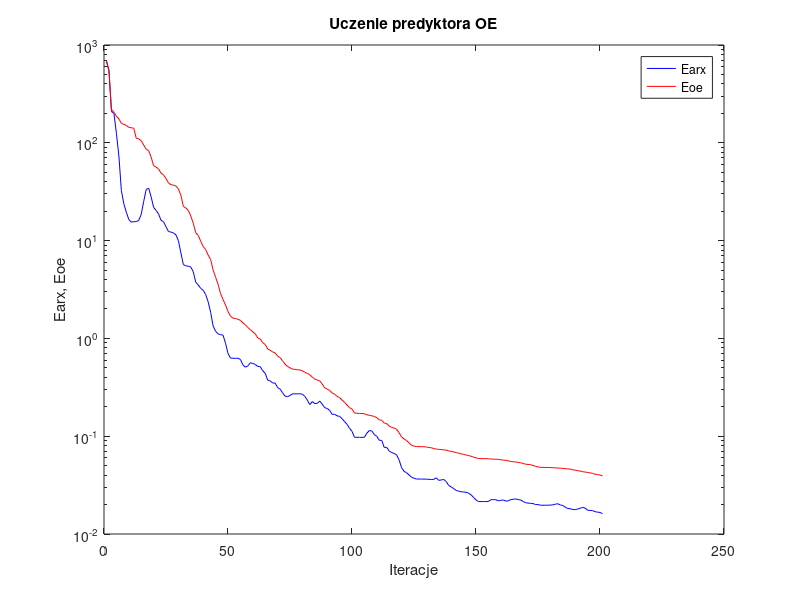
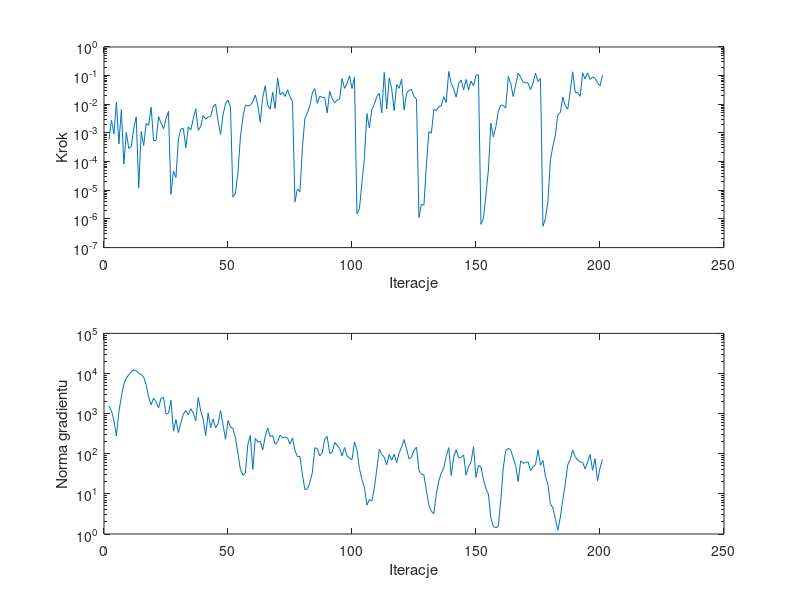

These figures' MATLAB source, in order:
%uczenie predyktora oe
clear all;
n=0; farx(n+1)=6.800143e+002; foe(n+1)=6.900845e+002; wspucz(n+1)=0.000000e+000; ng(n+1)=0.000000e+000;
%odnowa zmiennej metryki
n=1; farx(n+1)=5.425347e+002; foe(n+1)=5.528959e+002; krok(n+1)=5.782294e-004; ng(n+1)=1.543700e+003;
n=2; farx(n+1)=2.089385e+002; foe(n+1)=2.189297e+002; krok(n+1)=2.804195e-003; ng(n+1)=1.177631e+003;
n=3; farx(n+1)=1.999152e+002; foe(n+1)=2.053454e+002; krok(n+1)=9.192772e-004; ng(n+1)=6.701919e+002;
n=4; farx(n+1)=1.250399e+002; foe(n+1)=1.865514e+002; krok(n+1)=1.183052e-002; ng(n+1)=2.793794e+002;
n=5; farx(n+1)=7.342128e+001; foe(n+1)=1.755592e+002; krok(n+1)=4.168272e-004; ng(n+1)=1.110879e+003;
n=6; farx(n+1)=3.249271e+001; foe(n+1)=1.582402e+002; krok(n+1)=6.543079e-003; ng(n+1)=2.673034e+003;
n=7; farx(n+1)=2.375380e+001; foe(n+1)=1.544021e+002; krok(n+1)=8.191911e-005; ng(n+1)=5.399233e+003;
n=8; farx(n+1)=1.952162e+001; foe(n+1)=1.508196e+002; krok(n+1)=1.040497e-003; ng(n+1)=7.714794e+003;
n=9; farx(n+1)=1.644388e+001; foe(n+1)=1.438521e+002; krok(n+1)=2.867210e-004; ng(n+1)=9.261053e+003;
n=10; farx(n+1)=1.544282e+001; foe(n+1)=1.424754e+002; krok(n+1)=3.383827e-004; ng(n+1)=1.105895e+004;
n=11; farx(n+1)=1.560119e+001; foe(n+1)=1.410806e+002; krok(n+1)=1.459111e-003; ng(n+1)=1.241752e+004;
n=12; farx(n+1)=1.564766e+001; foe(n+1)=1.113070e+002; krok(n+1)=3.625910e-003; ng(n+1)=1.171012e+004;
n=13; farx(n+1)=1.608174e+001; foe(n+1)=1.097844e+002; krok(n+1)=1.222055e-005; ng(n+1)=1.017479e+004;
n=14; farx(n+1)=1.851866e+001; foe(n+1)=1.048556e+002; krok(n+1)=1.110010e-003; ng(n+1)=9.505076e+003;
n=15; farx(n+1)=2.511120e+001; foe(n+1)=9.489389e+001; krok(n+1)=3.620082e-004; ng(n+1)=8.149741e+003;
n=16; farx(n+1)=3.328132e+001; foe(n+1)=8.598538e+001; krok(n+1)=2.156451e-003; ng(n+1)=5.311758e+003;
n=17; farx(n+1)=3.432108e+001; foe(n+1)=8.316034e+001; krok(n+1)=1.854565e-003; ng(n+1)=2.601994e+003;
n=18; farx(n+1)=2.806592e+001; foe(n+1)=7.142202e+001; krok(n+1)=8.003391e-003; ng(n+1)=1.662789e+003;
n=19; farx(n+1)=2.189105e+001; foe(n+1)=5.829690e+001; krok(n+1)=5.420077e-004; ng(n+1)=2.433552e+003;
n=20; farx(n+1)=2.036619e+001; foe(n+1)=5.642346e+001; krok(n+1)=5.404980e-004; ng(n+1)=1.974766e+003;
n=21; farx(n+1)=1.871483e+001; foe(n+1)=5.403923e+001; krok(n+1)=3.739948e-003; ng(n+1)=1.399078e+003;
n=22; farx(n+1)=1.614515e+001; foe(n+1)=4.896742e+001; krok(n+1)=2.223715e-003; ng(n+1)=2.429236e+003;
n=23; farx(n+1)=1.560352e+001; foe(n+1)=4.703396e+001; krok(n+1)=1.402081e-003; ng(n+1)=2.558919e+003;
n=24; farx(n+1)=1.386212e+001; foe(n+1)=4.306744e+001; krok(n+1)=3.159755e-003; ng(n+1)=9.750685e+002;
n=25; farx(n+1)=1.236837e+001; foe(n+1)=3.887893e+001; krok(n+1)=5.680993e-003; ng(n+1)=1.020512e+003;
%odnowa zmiennej metryki
n=26; farx(n+1)=1.222909e+001; foe(n+1)=3.727311e+001; krok(n+1)=7.204914e-006; ng(n+1)=2.158253e+003;
n=27; farx(n+1)=1.197855e+001; foe(n+1)=3.695202e+001; krok(n+1)=4.702476e-005; ng(n+1)=3.666474e+002;
n=28; farx(n+1)=1.146396e+001; foe(n+1)=3.612400e+001; krok(n+1)=2.791016e-005; ng(n+1)=7.143539e+002;
n=29; farx(n+1)=9.978990e+000; foe(n+1)=3.369021e+001; krok(n+1)=6.100243e-004; ng(n+1)=3.381124e+002;
n=30; farx(n+1)=7.487751e+000; foe(n+1)=2.917232e+001; krok(n+1)=1.389400e-003; ng(n+1)=5.891645e+002;
n=31; farx(n+1)=5.683254e+000; foe(n+1)=2.236177e+001; krok(n+1)=1.427772e-003; ng(n+1)=9.735259e+002;
n=32; farx(n+1)=5.526276e+000; foe(n+1)=2.157441e+001; krok(n+1)=3.079053e-004; ng(n+1)=1.199402e+003;
n=33; farx(n+1)=5.469096e+000; foe(n+1)=2.033436e+001; krok(n+1)=1.632192e-003; ng(n+1)=9.411834e+002;
n=34; farx(n+1)=5.372245e+000; foe(n+1)=1.783595e+001; krok(n+1)=1.276921e-003; ng(n+1)=1.324340e+003;
n=35; farx(n+1)=4.795865e+000; foe(n+1)=1.501143e+001; krok(n+1)=3.174920e-003; ng(n+1)=1.028512e+003;
n=36; farx(n+1)=3.751160e+000; foe(n+1)=1.203654e+001; krok(n+1)=6.947618e-003; ng(n+1)=6.551012e+002;
n=37; farx(n+1)=3.509909e+000; foe(n+1)=1.128660e+001; krok(n+1)=1.237443e-003; ng(n+1)=2.527756e+003;
n=38; farx(n+1)=3.249151e+000; foe(n+1)=9.854775e+000; krok(n+1)=1.708199e-003; ng(n+1)=1.166366e+003;
n=39; farx(n+1)=3.106215e+000; foe(n+1)=8.684385e+000; krok(n+1)=4.101231e-003; ng(n+1)=7.186697e+002;
n=40; farx(n+1)=2.807115e+000; foe(n+1)=8.100784e+000; krok(n+1)=3.025064e-003; ng(n+1)=2.849773e+002;
n=41; farx(n+1)=2.362915e+000; foe(n+1)=7.108985e+000; krok(n+1)=3.621201e-003; ng(n+1)=1.035234e+003;
n=42; farx(n+1)=1.849085e+000; foe(n+1)=6.405878e+000; krok(n+1)=3.765398e-003; ng(n+1)=4.452140e+002;
n=43; farx(n+1)=1.341373e+000; foe(n+1)=5.001269e+000; krok(n+1)=8.180929e-003; ng(n+1)=7.437588e+002;
n=44; farx(n+1)=1.183259e+000; foe(n+1)=4.209588e+000; krok(n+1)=1.008597e-002; ng(n+1)=4.412624e+002;
n=45; farx(n+1)=1.112710e+000; foe(n+1)=3.579242e+000; krok(n+1)=2.501815e-003; ng(n+1)=5.686841e+002;
n=46; farx(n+1)=1.092124e+000; foe(n+1)=2.871401e+000; krok(n+1)=8.861138e-004; ng(n+1)=1.194191e+003;
n=47; farx(n+1)=1.079867e+000; foe(n+1)=2.499899e+000; krok(n+1)=4.324280e-003; ng(n+1)=5.287819e+002;
n=48; farx(n+1)=8.928475e-001; foe(n+1)=2.195098e+000; krok(n+1)=1.042882e-002; ng(n+1)=2.299064e+002;
n=49; farx(n+1)=7.003619e-001; foe(n+1)=1.886743e+000; krok(n+1)=1.394089e-002; ng(n+1)=6.722625e+002;
n=50; farx(n+1)=6.294587e-001; foe(n+1)=1.690399e+000; krok(n+1)=8.076024e-003; ng(n+1)=4.635566e+002;
%odnowa zmiennej metryki
n=51; farx(n+1)=6.269116e-001; foe(n+1)=1.611865e+000; krok(n+1)=5.751510e-006; ng(n+1)=4.239890e+002;
n=52; farx(n+1)=6.253799e-001; foe(n+1)=1.592593e+000; krok(n+1)=7.989188e-006; ng(n+1)=2.506721e+002;
n=53; farx(n+1)=6.268974e-001; foe(n+1)=1.572255e+000; krok(n+1)=4.194015e-005; ng(n+1)=1.032329e+002;
n=54; farx(n+1)=6.095371e-001; foe(n+1)=1.527545e+000; krok(n+1)=7.125145e-004; ng(n+1)=4.058112e+001;
n=55; farx(n+1)=5.376024e-001; foe(n+1)=1.441472e+000; krok(n+1)=3.544455e-003; ng(n+1)=2.949544e+001;
n=56; farx(n+1)=5.080117e-001; foe(n+1)=1.380307e+000; krok(n+1)=9.378531e-003; ng(n+1)=3.269677e+001;
n=57; farx(n+1)=5.226245e-001; foe(n+1)=1.292179e+000; krok(n+1)=8.751130e-003; ng(n+1)=1.714136e+002;
n=58; farx(n+1)=5.636738e-001; foe(n+1)=1.228573e+000; krok(n+1)=9.175071e-003; ng(n+1)=2.844562e+002;
n=59; farx(n+1)=5.537009e-001; foe(n+1)=1.170332e+000; krok(n+1)=1.251384e-002; ng(n+1)=4.064878e+001;
n=60; farx(n+1)=5.417063e-001; foe(n+1)=1.111141e+000; krok(n+1)=2.118799e-002; ng(n+1)=2.437227e+002;
n=61; farx(n+1)=5.166234e-001; foe(n+1)=1.011881e+000; krok(n+1)=9.385969e-003; ng(n+1)=1.954584e+002;
n=62; farx(n+1)=5.132440e-001; foe(n+1)=9.866945e-001; krok(n+1)=2.364726e-003; ng(n+1)=2.072957e+002;
n=63; farx(n+1)=4.675740e-001; foe(n+1)=9.038109e-001; krok(n+1)=1.703693e-002; ng(n+1)=1.234227e+002;
n=64; farx(n+1)=4.394526e-001; foe(n+1)=8.667764e-001; krok(n+1)=4.438543e-002; ng(n+1)=2.742921e+002;
n=65; farx(n+1)=3.747047e-001; foe(n+1)=7.793256e-001; krok(n+1)=9.296334e-003; ng(n+1)=4.411378e+002;
n=66; farx(n+1)=3.682086e-001; foe(n+1)=7.567957e-001; krok(n+1)=6.780831e-003; ng(n+1)=2.689373e+002;
n=67; farx(n+1)=3.503099e-001; foe(n+1)=7.281646e-001; krok(n+1)=2.643052e-002; ng(n+1)=2.830084e+002;
n=68; farx(n+1)=3.492975e-001; foe(n+1)=7.107658e-001; krok(n+1)=7.088910e-003; ng(n+1)=1.722950e+002;
n=69; farx(n+1)=3.144285e-001; foe(n+1)=6.585569e-001; krok(n+1)=8.386628e-002; ng(n+1)=1.983711e+002;
n=70; farx(n+1)=3.029810e-001; foe(n+1)=6.366277e-001; krok(n+1)=2.147336e-002; ng(n+1)=2.916201e+002;
n=71; farx(n+1)=2.777588e-001; foe(n+1)=5.892347e-001; krok(n+1)=2.643052e-002; ng(n+1)=2.461136e+002;
n=72; farx(n+1)=2.572349e-001; foe(n+1)=5.455281e-001; krok(n+1)=1.878731e-002; ng(n+1)=2.606553e+002;
n=73; farx(n+1)=2.531205e-001; foe(n+1)=5.166537e-001; krok(n+1)=3.207144e-002; ng(n+1)=2.464705e+002;
n=74; farx(n+1)=2.607433e-001; foe(n+1)=5.003491e-001; krok(n+1)=1.857911e-002; ng(n+1)=1.754923e+002;
n=75; farx(n+1)=2.709113e-001; foe(n+1)=4.856299e-001; krok(n+1)=1.264842e-002; ng(n+1)=2.489921e+002;
%odnowa zmiennej metryki
n=76; farx(n+1)=2.711194e-001; foe(n+1)=4.822718e-001; krok(n+1)=3.907906e-006; ng(n+1)=1.221129e+002;
n=77; farx(n+1)=2.715104e-001; foe(n+1)=4.781267e-001; krok(n+1)=1.113304e-005; ng(n+1)=8.497677e+001;
n=78; farx(n+1)=2.716247e-001; foe(n+1)=4.755813e-001; krok(n+1)=8.935769e-006; ng(n+1)=8.598131e+001;
n=79; farx(n+1)=2.689195e-001; foe(n+1)=4.657766e-001; krok(n+1)=2.939122e-004; ng(n+1)=3.054031e+001;
n=80; farx(n+1)=2.552056e-001; foe(n+1)=4.493320e-001; krok(n+1)=3.272337e-003; ng(n+1)=1.272953e+001;
n=81; farx(n+1)=2.333018e-001; foe(n+1)=4.383074e-001; krok(n+1)=5.038654e-003; ng(n+1)=1.346227e+001;
n=82; farx(n+1)=2.102218e-001; foe(n+1)=4.247087e-001; krok(n+1)=8.625805e-003; ng(n+1)=1.907972e+001;
n=83; farx(n+1)=2.261544e-001; foe(n+1)=4.013715e-001; krok(n+1)=2.476948e-002; ng(n+1)=3.343532e+001;
n=84; farx(n+1)=2.157866e-001; foe(n+1)=3.843357e-001; krok(n+1)=3.542231e-002; ng(n+1)=1.405270e+002;
n=85; farx(n+1)=2.166475e-001; foe(n+1)=3.753677e-001; krok(n+1)=1.078150e-002; ng(n+1)=1.353982e+002;
n=86; farx(n+1)=2.289473e-001; foe(n+1)=3.676940e-001; krok(n+1)=1.887308e-002; ng(n+1)=8.771861e+001;
n=87; farx(n+1)=2.124224e-001; foe(n+1)=3.413770e-001; krok(n+1)=1.748904e-002; ng(n+1)=1.048552e+002;
n=88; farx(n+1)=1.954927e-001; foe(n+1)=3.127136e-001; krok(n+1)=1.725161e-002; ng(n+1)=2.331625e+002;
n=89; farx(n+1)=1.921742e-001; foe(n+1)=3.032220e-001; krok(n+1)=4.961816e-003; ng(n+1)=2.702582e+002;
n=90; farx(n+1)=1.834739e-001; foe(n+1)=2.937061e-001; krok(n+1)=2.876670e-002; ng(n+1)=1.004247e+002;
n=91; farx(n+1)=1.673095e-001; foe(n+1)=2.768350e-001; krok(n+1)=1.542628e-002; ng(n+1)=1.103727e+002;
n=92; farx(n+1)=1.673984e-001; foe(n+1)=2.684793e-001; krok(n+1)=1.142218e-002; ng(n+1)=1.915739e+002;
n=93; farx(n+1)=1.615273e-001; foe(n+1)=2.553989e-001; krok(n+1)=1.406421e-002; ng(n+1)=1.634744e+002;
n=94; farx(n+1)=1.595373e-001; foe(n+1)=2.479795e-001; krok(n+1)=1.462925e-002; ng(n+1)=1.358870e+002;
n=95; farx(n+1)=1.510397e-001; foe(n+1)=2.339758e-001; krok(n+1)=7.882375e-002; ng(n+1)=8.805174e+001;
n=96; farx(n+1)=1.410166e-001; foe(n+1)=2.224260e-001; krok(n+1)=3.598781e-002; ng(n+1)=1.426049e+002;
n=97; farx(n+1)=1.322767e-001; foe(n+1)=2.080598e-001; krok(n+1)=5.360061e-002; ng(n+1)=8.884963e+001;
n=98; farx(n+1)=1.205682e-001; foe(n+1)=1.957424e-001; krok(n+1)=9.907791e-002; ng(n+1)=7.732147e+001;
n=99; farx(n+1)=1.121737e-001; foe(n+1)=1.898452e-001; krok(n+1)=3.571281e-002; ng(n+1)=7.158867e+001;
n=100; farx(n+1)=9.747949e-002; foe(n+1)=1.729256e-001; krok(n+1)=8.776600e-002; ng(n+1)=1.970294e+002;
%odnowa zmiennej metryki
n=101; farx(n+1)=9.742365e-002; foe(n+1)=1.713043e-001; krok(n+1)=1.507107e-006; ng(n+1)=1.226228e+002;
n=102; farx(n+1)=9.738257e-002; foe(n+1)=1.711179e-001; krok(n+1)=2.267958e-006; ng(n+1)=4.302530e+001;
n=103; farx(n+1)=9.727786e-002; foe(n+1)=1.707989e-001; krok(n+1)=1.854561e-005; ng(n+1)=2.285688e+001;
n=104; farx(n+1)=9.750846e-002; foe(n+1)=1.697854e-001; krok(n+1)=1.315162e-004; ng(n+1)=1.470233e+001;
n=105; farx(n+1)=1.074896e-001; foe(n+1)=1.656163e-001; krok(n+1)=4.747676e-003; ng(n+1)=5.228106e+000;
n=106; farx(n+1)=1.141881e-001; foe(n+1)=1.634297e-001; krok(n+1)=1.506590e-003; ng(n+1)=7.204760e+000;
n=107; farx(n+1)=1.130619e-001; foe(n+1)=1.617469e-001; krok(n+1)=6.606617e-003; ng(n+1)=6.605370e+000;
n=108; farx(n+1)=1.039816e-001; foe(n+1)=1.591471e-001; krok(n+1)=1.012568e-002; ng(n+1)=1.386229e+001;
n=109; farx(n+1)=9.986248e-002; foe(n+1)=1.546935e-001; krok(n+1)=1.853599e-002; ng(n+1)=4.099009e+001;
n=110; farx(n+1)=9.074065e-002; foe(n+1)=1.464241e-001; krok(n+1)=2.387143e-002; ng(n+1)=1.302605e+002;
n=111; farx(n+1)=9.062035e-002; foe(n+1)=1.456611e-001; krok(n+1)=5.000456e-003; ng(n+1)=9.733268e+001;
n=112; farx(n+1)=7.672840e-002; foe(n+1)=1.362064e-001; krok(n+1)=1.288873e-001; ng(n+1)=8.163905e+001;
n=113; farx(n+1)=7.692496e-002; foe(n+1)=1.346094e-001; krok(n+1)=6.838273e-003; ng(n+1)=5.289946e+001;
n=114; farx(n+1)=7.049080e-002; foe(n+1)=1.269974e-001; krok(n+1)=8.321100e-002; ng(n+1)=9.576470e+001;
n=115; farx(n+1)=6.801131e-002; foe(n+1)=1.228612e-001; krok(n+1)=3.473024e-002; ng(n+1)=6.920029e+001;
n=116; farx(n+1)=6.664187e-002; foe(n+1)=1.212341e-001; krok(n+1)=5.999763e-003; ng(n+1)=9.758904e+001;
n=117; farx(n+1)=6.431679e-002; foe(n+1)=1.174721e-001; krok(n+1)=4.904612e-002; ng(n+1)=5.992885e+001;
n=118; farx(n+1)=5.711812e-002; foe(n+1)=1.084642e-001; krok(n+1)=3.616714e-002; ng(n+1)=1.044084e+002;
n=119; farx(n+1)=4.761237e-002; foe(n+1)=9.831414e-002; krok(n+1)=7.567122e-002; ng(n+1)=1.487893e+002;
n=120; farx(n+1)=4.371443e-002; foe(n+1)=9.363941e-002; krok(n+1)=6.353015e-003; ng(n+1)=2.263102e+002;
n=121; farx(n+1)=4.231091e-002; foe(n+1)=9.030801e-002; krok(n+1)=2.428721e-002; ng(n+1)=1.318874e+002;
n=122; farx(n+1)=4.017187e-002; foe(n+1)=8.549814e-002; krok(n+1)=3.094863e-002; ng(n+1)=7.391050e+001;
n=123; farx(n+1)=3.811779e-002; foe(n+1)=8.063888e-002; krok(n+1)=3.281725e-002; ng(n+1)=8.183676e+001;
n=124; farx(n+1)=3.714774e-002; foe(n+1)=7.928189e-002; krok(n+1)=1.883337e-002; ng(n+1)=1.232757e+002;
n=125; farx(n+1)=3.648368e-002; foe(n+1)=7.832004e-002; krok(n+1)=1.521910e-002; ng(n+1)=1.467162e+002;
%odnowa zmiennej metryki
n=126; farx(n+1)=3.647730e-002; foe(n+1)=7.824306e-002; krok(n+1)=1.114308e-006; ng(n+1)=3.777432e+001;
n=127; farx(n+1)=3.646494e-002; foe(n+1)=7.813523e-002; krok(n+1)=3.236818e-006; ng(n+1)=3.101838e+001;
n=128; farx(n+1)=3.642925e-002; foe(n+1)=7.802142e-002; krok(n+1)=3.035143e-006; ng(n+1)=2.967860e+001;
n=129; farx(n+1)=3.636288e-002; foe(n+1)=7.755924e-002; krok(n+1)=7.872898e-005; ng(n+1)=1.202734e+001;
n=130; farx(n+1)=3.625063e-002; foe(n+1)=7.668933e-002; krok(n+1)=1.111417e-003; ng(n+1)=5.255459e+000;
n=131; farx(n+1)=3.606614e-002; foe(n+1)=7.619583e-002; krok(n+1)=9.854180e-004; ng(n+1)=3.684015e+000;
n=132; farx(n+1)=3.621318e-002; foe(n+1)=7.467388e-002; krok(n+1)=6.607631e-003; ng(n+1)=3.207994e+000;
n=133; farx(n+1)=3.751307e-002; foe(n+1)=7.388209e-002; krok(n+1)=6.071802e-003; ng(n+1)=1.003720e+001;
n=134; farx(n+1)=3.534178e-002; foe(n+1)=7.335089e-002; krok(n+1)=8.174750e-003; ng(n+1)=2.121329e+001;
n=135; farx(n+1)=3.571538e-002; foe(n+1)=7.301422e-002; krok(n+1)=8.839546e-003; ng(n+1)=3.294802e+001;
n=136; farx(n+1)=3.611125e-002; foe(n+1)=7.252524e-002; krok(n+1)=1.846372e-002; ng(n+1)=4.392222e+001;
n=137; farx(n+1)=3.434327e-002; foe(n+1)=7.210055e-002; krok(n+1)=1.168746e-002; ng(n+1)=8.577381e+001;
n=138; farx(n+1)=3.134761e-002; foe(n+1)=7.078245e-002; krok(n+1)=1.400181e-001; ng(n+1)=1.418158e+002;
n=139; farx(n+1)=3.031763e-002; foe(n+1)=7.001046e-002; krok(n+1)=5.421512e-002; ng(n+1)=2.874797e+001;
n=140; farx(n+1)=2.911502e-002; foe(n+1)=6.915813e-002; krok(n+1)=3.413297e-002; ng(n+1)=8.393863e+001;
n=141; farx(n+1)=2.787484e-002; foe(n+1)=6.800580e-002; krok(n+1)=1.779884e-002; ng(n+1)=1.257179e+002;
n=142; farx(n+1)=2.742216e-002; foe(n+1)=6.709326e-002; krok(n+1)=5.286105e-002; ng(n+1)=7.884929e+001;
n=143; farx(n+1)=2.703318e-002; foe(n+1)=6.598277e-002; krok(n+1)=7.100847e-002; ng(n+1)=8.150375e+001;
n=144; farx(n+1)=2.689105e-002; foe(n+1)=6.520732e-002; krok(n+1)=3.153693e-002; ng(n+1)=9.321850e+001;
n=145; farx(n+1)=2.667122e-002; foe(n+1)=6.412573e-002; krok(n+1)=7.338628e-002; ng(n+1)=2.954171e+001;
n=146; farx(n+1)=2.615598e-002; foe(n+1)=6.351098e-002; krok(n+1)=3.129602e-002; ng(n+1)=4.760263e+001;
n=147; farx(n+1)=2.515632e-002; foe(n+1)=6.236429e-002; krok(n+1)=6.486637e-002; ng(n+1)=6.301450e+001;
n=148; farx(n+1)=2.369861e-002; foe(n+1)=6.115015e-002; krok(n+1)=4.346837e-002; ng(n+1)=1.492330e+002;
n=149; farx(n+1)=2.232433e-002; foe(n+1)=6.011522e-002; krok(n+1)=1.057221e-001; ng(n+1)=2.569963e+001;
n=150; farx(n+1)=2.146382e-002; foe(n+1)=5.912493e-002; krok(n+1)=1.067078e-001; ng(n+1)=5.107714e+001;
%odnowa zmiennej metryki
n=151; farx(n+1)=2.146290e-002; foe(n+1)=5.902343e-002; krok(n+1)=6.457019e-007; ng(n+1)=4.723305e+001;
n=152; farx(n+1)=2.146411e-002; foe(n+1)=5.899814e-002; krok(n+1)=1.062537e-006; ng(n+1)=2.308514e+001;
n=153; farx(n+1)=2.145632e-002; foe(n+1)=5.893949e-002; krok(n+1)=6.798773e-006; ng(n+1)=1.343425e+001;
n=154; farx(n+1)=2.151107e-002; foe(n+1)=5.877278e-002; krok(n+1)=5.111781e-005; ng(n+1)=9.846448e+000;
n=155; farx(n+1)=2.240908e-002; foe(n+1)=5.835199e-002; krok(n+1)=2.176076e-003; ng(n+1)=2.495242e+000;
n=156; farx(n+1)=2.247867e-002; foe(n+1)=5.830203e-002; krok(n+1)=7.315478e-004; ng(n+1)=1.531565e+000;
n=157; farx(n+1)=2.240080e-002; foe(n+1)=5.820214e-002; krok(n+1)=1.635770e-003; ng(n+1)=1.427885e+000;
n=158; farx(n+1)=2.183145e-002; foe(n+1)=5.792385e-002; krok(n+1)=5.858547e-003; ng(n+1)=1.570708e+000;
n=159; farx(n+1)=2.209583e-002; foe(n+1)=5.748137e-002; krok(n+1)=9.416683e-003; ng(n+1)=7.050111e+000;
n=160; farx(n+1)=2.228235e-002; foe(n+1)=5.692852e-002; krok(n+1)=9.078303e-003; ng(n+1)=4.442875e+001;
n=161; farx(n+1)=2.170331e-002; foe(n+1)=5.680829e-002; krok(n+1)=7.418259e-003; ng(n+1)=1.227883e+002;
n=162; farx(n+1)=2.184171e-002; foe(n+1)=5.602847e-002; krok(n+1)=9.363811e-002; ng(n+1)=1.360327e+002;
n=163; farx(n+1)=2.249905e-002; foe(n+1)=5.509044e-002; krok(n+1)=5.381807e-002; ng(n+1)=1.256562e+002;
n=164; farx(n+1)=2.266058e-002; foe(n+1)=5.484519e-002; krok(n+1)=1.869617e-002; ng(n+1)=7.798633e+001;
n=165; farx(n+1)=2.283843e-002; foe(n+1)=5.452754e-002; krok(n+1)=4.781642e-002; ng(n+1)=5.081878e+001;
n=166; farx(n+1)=2.250065e-002; foe(n+1)=5.399016e-002; krok(n+1)=1.215719e-001; ng(n+1)=2.023402e+001;
n=167; farx(n+1)=2.229047e-002; foe(n+1)=5.347599e-002; krok(n+1)=8.892157e-002; ng(n+1)=6.637210e+001;
n=168; farx(n+1)=2.149022e-002; foe(n+1)=5.261361e-002; krok(n+1)=5.919426e-002; ng(n+1)=5.795883e+001;
n=169; farx(n+1)=2.092434e-002; foe(n+1)=5.175259e-002; krok(n+1)=5.570844e-002; ng(n+1)=6.012631e+001;
n=170; farx(n+1)=2.069524e-002; foe(n+1)=5.143211e-002; krok(n+1)=5.606295e-002; ng(n+1)=6.265487e+001;
n=171; farx(n+1)=2.059001e-002; foe(n+1)=5.114332e-002; krok(n+1)=3.188384e-002; ng(n+1)=3.780661e+001;
n=172; farx(n+1)=2.049258e-002; foe(n+1)=5.023253e-002; krok(n+1)=5.558094e-002; ng(n+1)=4.758019e+001;
n=173; farx(n+1)=1.997126e-002; foe(n+1)=4.925646e-002; krok(n+1)=1.221144e-001; ng(n+1)=5.366715e+001;
n=174; farx(n+1)=1.999751e-002; foe(n+1)=4.849185e-002; krok(n+1)=6.222343e-002; ng(n+1)=1.252929e+002;
n=175; farx(n+1)=1.968806e-002; foe(n+1)=4.808172e-002; krok(n+1)=7.897489e-002; ng(n+1)=5.171080e+001;
%odnowa zmiennej metryki
n=176; farx(n+1)=1.969271e-002; foe(n+1)=4.796561e-002; krok(n+1)=5.571539e-007; ng(n+1)=6.826434e+001;
n=177; farx(n+1)=1.969617e-002; foe(n+1)=4.793167e-002; krok(n+1)=1.041756e-006; ng(n+1)=2.684820e+001;
n=178; farx(n+1)=1.970716e-002; foe(n+1)=4.788098e-002; krok(n+1)=4.189291e-006; ng(n+1)=1.702797e+001;
n=179; farx(n+1)=1.974957e-002; foe(n+1)=4.777140e-002; krok(n+1)=1.131625e-004; ng(n+1)=5.624452e+000;
n=180; farx(n+1)=1.987144e-002; foe(n+1)=4.758602e-002; krok(n+1)=3.505202e-004; ng(n+1)=4.489318e+000;
n=181; farx(n+1)=2.017518e-002; foe(n+1)=4.742965e-002; krok(n+1)=8.336543e-004; ng(n+1)=2.371226e+000;
n=182; farx(n+1)=2.039919e-002; foe(n+1)=4.724036e-002; krok(n+1)=4.432757e-003; ng(n+1)=1.236622e+000;
n=183; farx(n+1)=1.980598e-002; foe(n+1)=4.705526e-002; krok(n+1)=5.201755e-003; ng(n+1)=2.606167e+000;
n=184; farx(n+1)=1.955700e-002; foe(n+1)=4.686133e-002; krok(n+1)=1.793370e-002; ng(n+1)=7.015033e+000;
n=185; farx(n+1)=1.882388e-002; foe(n+1)=4.646288e-002; krok(n+1)=8.839546e-003; ng(n+1)=1.813510e+001;
n=186; farx(n+1)=1.821069e-002; foe(n+1)=4.635098e-002; krok(n+1)=6.718810e-003; ng(n+1)=5.361329e+001;
n=187; farx(n+1)=1.815857e-002; foe(n+1)=4.614348e-002; krok(n+1)=2.900728e-002; ng(n+1)=7.108089e+001;
n=188; farx(n+1)=1.779832e-002; foe(n+1)=4.537891e-002; krok(n+1)=1.361691e-001; ng(n+1)=1.232790e+002;
n=189; farx(n+1)=1.777170e-002; foe(n+1)=4.490920e-002; krok(n+1)=2.610641e-002; ng(n+1)=8.400067e+001;
n=190; farx(n+1)=1.801067e-002; foe(n+1)=4.443063e-002; krok(n+1)=2.539936e-002; ng(n+1)=6.971448e+001;
n=191; farx(n+1)=1.832463e-002; foe(n+1)=4.400854e-002; krok(n+1)=1.904910e-002; ng(n+1)=6.290114e+001;
n=192; farx(n+1)=1.872034e-002; foe(n+1)=4.335003e-002; krok(n+1)=1.238254e-001; ng(n+1)=6.101689e+001;
n=193; farx(n+1)=1.840923e-002; foe(n+1)=4.303070e-002; krok(n+1)=7.759105e-002; ng(n+1)=4.180779e+001;
n=194; farx(n+1)=1.750305e-002; foe(n+1)=4.255389e-002; krok(n+1)=1.250522e-001; ng(n+1)=6.146973e+001;
n=195; farx(n+1)=1.740421e-002; foe(n+1)=4.220072e-002; krok(n+1)=7.356694e-002; ng(n+1)=9.615628e+001;
n=196; farx(n+1)=1.735412e-002; foe(n+1)=4.167559e-002; krok(n+1)=8.973423e-002; ng(n+1)=3.867704e+001;
n=197; farx(n+1)=1.690195e-002; foe(n+1)=4.084134e-002; krok(n+1)=8.005809e-002; ng(n+1)=7.556355e+001;
n=198; farx(n+1)=1.675053e-002; foe(n+1)=4.051560e-002; krok(n+1)=5.695205e-002; ng(n+1)=2.107158e+001;
n=199; farx(n+1)=1.659342e-002; foe(n+1)=4.010861e-002; krok(n+1)=4.438543e-002; ng(n+1)=4.365832e+001;
n=200; farx(n+1)=1.618773e-002; foe(n+1)=3.936206e-002; krok(n+1)=1.057059e-001; ng(n+1)=7.223142e+001;

figure; semilogy(farx,'b'); hold on; semilogy(foe,'r'); xlabel('Iteracje'); ylabel('Earx, Eoe'); legend('Earx','Eoe'); title('Uczenie predyktora OE');
figure; subplot(2,1,1); semilogy(krok); xlabel('Iteracje'); ylabel('Krok');
subplot(2,1,2); semilogy(ng); xlabel('Iteracje'); ylabel('Norma gradientu');
Earx=farx(n+1)
Eoe=foe(n+1)
